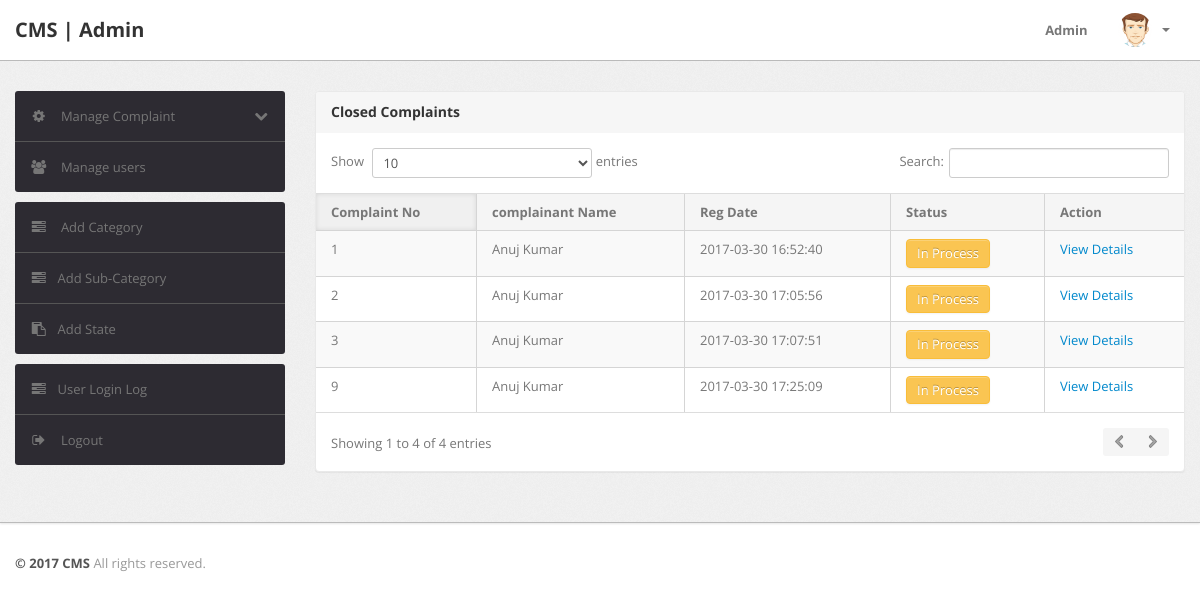
The page /admin/inprocess-complaint.php (signed in) on the database its author committed.
### tables this page shows
CREATE TABLE IF NOT EXISTS `tblcomplaints` (
  `complaintNumber` int(11) NOT NULL,
  `userId` int(11) NOT NULL,
  `category` int(11) NOT NULL,
  `subcategory` varchar(255) NOT NULL,
  `complaintType` varchar(255) NOT NULL,
  `state` varchar(255) NOT NULL,
  `noc` varchar(255) NOT NULL,
  `complaintDetails` mediumtext NOT NULL,
  `complaintFile` varchar(255) DEFAULT NULL,
  `regDate` timestamp NOT NULL DEFAULT CURRENT_TIMESTAMP,
  `status` varchar(50) DEFAULT NULL,
  `lastUpdationDate` timestamp NOT NULL DEFAULT '0000-00-00 00:00:00' ON UPDATE CURRENT_TIMESTAMP
);

CREATE TABLE IF NOT EXISTS `users` (
  `id` int(11) NOT NULL,
  `fullName` varchar(255) DEFAULT NULL,
  `userEmail` varchar(255) DEFAULT NULL,
  `password` varchar(255) DEFAULT NULL,
  `contactNo` bigint(11) DEFAULT NULL,
  `address` tinytext,
  `State` varchar(255) DEFAULT NULL,
  `country` varchar(255) DEFAULT NULL,
  `pincode` int(6) DEFAULT NULL,
  `userImage` varchar(255) DEFAULT NULL,
  `regDate` timestamp NOT NULL DEFAULT CURRENT_TIMESTAMP,
  `updationDate` timestamp NOT NULL DEFAULT '0000-00-00 00:00:00' ON UPDATE CURRENT_TIMESTAMP,
  `status` int(1) NOT NULL
);

### admin/inprocess-complaint.php (the view, shortened to what this page needs)
<?php
if(strlen($_SESSION['alogin'])==0)
	{
header('location:index.php');
}
else{
?>
<!DOCTYPE html>
<html lang="en">
<head>
	<link type="text/css" href="bootstrap/css/bootstrap.min.css" rel="stylesheet">
	<link type="text/css" href="bootstrap/css/bootstrap-responsive.min.css" rel="stylesheet">
	<link type="text/css" href="css/theme.css" rel="stylesheet">
	<link type="text/css" href="images/icons/css/font-awesome.css" rel="stylesheet">
</head>
<body>
<?php include('include/header.php');?>
	<div class="wrapper">
		<div class="container">
			<div class="row">
<?php include('include/sidebar.php');?>
			<div class="span9">
					<div class="content">
	<div class="module">
							<div class="module-head">
								<h3>Closed Complaints</h3>
							</div>
							<div class="module-body table">
								<table cellpadding="0" cellspacing="0" border="0" class="datatable-1 table table-bordered table-striped	 display" >
									<thead>
										<tr>
											<th>Complaint No</th>
											<th> complainant Name</th>
											<th>Reg Date</th>
											<th>Status</th>
											<th>Action</th>
										</tr>
									</thead>
<tbody>
<?php
$st='in process';
$query=mysql_query("select tblcomplaints.*,users.fullName as name from tblcomplaints join users on users.id=tblcomplaints.userId where tblcomplaints.status='$st'");
while($row=mysql_fetch_array($query))
{
?>
										<tr>
											<td><?php echo htmlentities($row['complaintNumber']);?></td>
											<td><?php echo htmlentities($row['name']);?></td>
											<td><?php echo htmlentities($row['regDate']);?></td>
											<td><button type="button" class="btn btn-warning">In Process</button></td>
											<td>   <a href="complaint-details.php?cid=<?php echo htmlentities($row['complaintNumber']);?>"> View Details</a>
											</td>
											</tr>
										<?php  } ?>
										</tbody>
								</table>
							</div>
						</div>
					</div>
				</div>
			</div>
		</div>
	</div>
<?php include('include/footer.php');?>
</body>
<?php } ?>

### rows shown on the page
tblcomplaints: complaintNumber "1", userId.fullName "Anuj Kumar", regDate "2017-03-30 16:52:40"
tblcomplaints: complaintNumber "2", userId.fullName "Anuj Kumar", regDate "2017-03-30 17:05:56"
tblcomplaints: complaintNumber "3", userId.fullName "Anuj Kumar", regDate "2017-03-30 17:07:51"
tblcomplaints: complaintNumber "9", userId.fullName "Anuj Kumar", regDate "2017-03-30 17:25:09"
